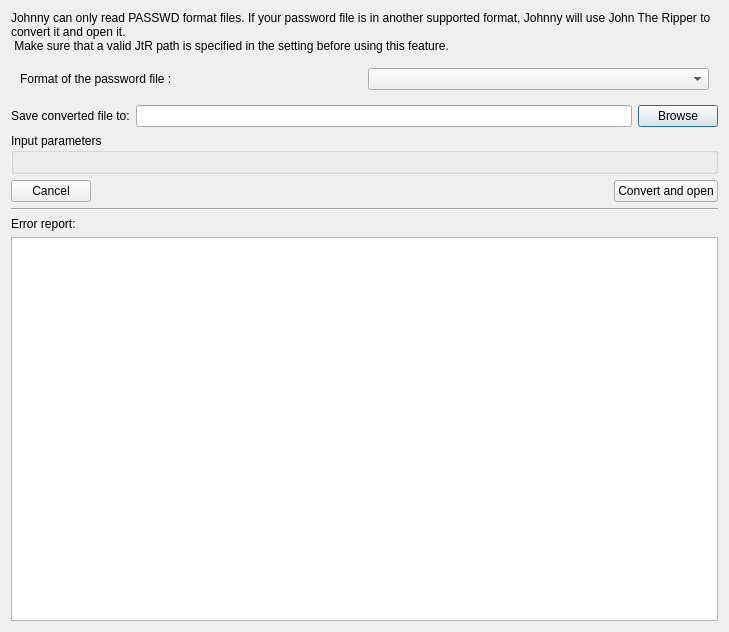
<?xml version="1.0" encoding="UTF-8"?>
<ui version="4.0">
 <class>OpenOtherFormatFileDialog</class>
 <widget class="QDialog" name="OpenOtherFormatFileDialog">
  <property name="geometry">
   <rect>
    <x>0</x>
    <y>0</y>
    <width>729</width>
    <height>632</height>
   </rect>
  </property>
  <property name="windowTitle">
   <string>0</string>
  </property>
  <layout class="QVBoxLayout" name="verticalLayout">
   <item>
    <widget class="QLabel" name="label">
     <property name="text">
      <string>Johnny can only read PASSWD format files. If your password file is in another supported format, Johnny will use John The Ripper to convert it and open it.
 Make sure that a valid JtR path is specified in the setting before using this feature.</string>
     </property>
     <property name="wordWrap">
      <bool>true</bool>
     </property>
    </widget>
   </item>
   <item>
    <layout class="QHBoxLayout" name="horizontalLayout"/>
   </item>
   <item>
    <widget class="QWidget" name="widget" native="true">
     <layout class="QHBoxLayout" name="horizontalLayout_4">
      <item>
       <widget class="QLabel" name="label_2">
        <property name="sizePolicy">
         <sizepolicy hsizetype="Minimum" vsizetype="Preferred">
          <horstretch>0</horstretch>
          <verstretch>0</verstretch>
         </sizepolicy>
        </property>
        <property name="text">
         <string>Format of the password file :</string>
        </property>
       </widget>
      </item>
      <item>
       <widget class="QComboBox" name="comboBoxFormats"/>
      </item>
     </layout>
    </widget>
   </item>
   <item>
    <layout class="QHBoxLayout" name="horizontalLayout_2">
     <item>
      <widget class="QLabel" name="label_3">
       <property name="text">
        <string>Save converted file to:</string>
       </property>
      </widget>
     </item>
     <item>
      <widget class="QLineEdit" name="lineEditOutputHashFile"/>
     </item>
     <item>
      <widget class="QPushButton" name="pushButtonBrowseOutput">
       <property name="text">
        <string>Browse</string>
       </property>
      </widget>
     </item>
    </layout>
   </item>
   <item>
    <widget class="QGroupBox" name="groupBoxParameters">
     <property name="sizePolicy">
      <sizepolicy hsizetype="Preferred" vsizetype="Preferred">
       <horstretch>0</horstretch>
       <verstretch>0</verstretch>
      </sizepolicy>
     </property>
     <property name="title">
      <string>Input parameters</string>
     </property>
     <layout class="QVBoxLayout" name="layoutParameters">
      <property name="leftMargin">
       <number>0</number>
      </property>
     </layout>
    </widget>
   </item>
   <item>
    <layout class="QHBoxLayout" name="horizontalLayout_3">
     <item>
      <widget class="QPushButton" name="pushButtonCancel">
       <property name="text">
        <string>Cancel</string>
       </property>
      </widget>
     </item>
     <item>
      <spacer name="horizontalSpacer">
       <property name="orientation">
        <enum>Qt::Horizontal</enum>
       </property>
       <property name="sizeHint" stdset="0">
        <size>
         <width>40</width>
         <height>20</height>
        </size>
       </property>
      </spacer>
     </item>
     <item>
      <widget class="QPushButton" name="pushButtonConvert">
       <property name="text">
        <string>Convert and open</string>
       </property>
      </widget>
     </item>
    </layout>
   </item>
   <item>
    <widget class="Line" name="line">
     <property name="orientation">
      <enum>Qt::Horizontal</enum>
     </property>
    </widget>
   </item>
   <item>
    <widget class="QLabel" name="label_5">
     <property name="text">
      <string>Error report:</string>
     </property>
    </widget>
   </item>
   <item>
    <widget class="QTextEdit" name="textEditErrors"/>
   </item>
  </layout>
 </widget>
 <resources/>
 <connections/>
</ui>
